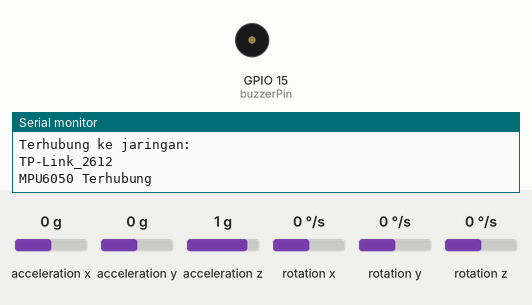
This sketch was run on a simulated ESP32. Shown: buzzer (waves = sounding), the last lines printed to the serial monitor. The inputs (shaded band) are chosen by the test bench; at power-on: acceleration x 0 g, acceleration y 0 g, acceleration z 1 g, rotation x 0 °/s, rotation y 0 °/s, rotation z 0 °/s. WiFi joins after 1.5 s; servers stay silent unless stated.

Above: at 6.2 s.
6.3 s: acceleration x set to -0.3 g
At 7.6 s:
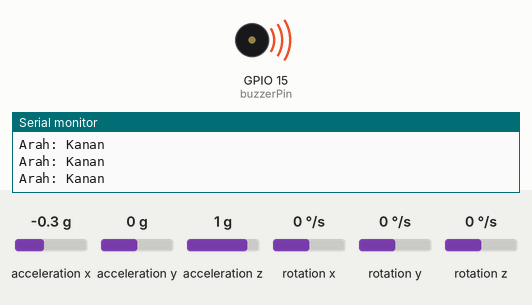
7.9 s: acceleration y set to -1.4 g
At 8.7 s:
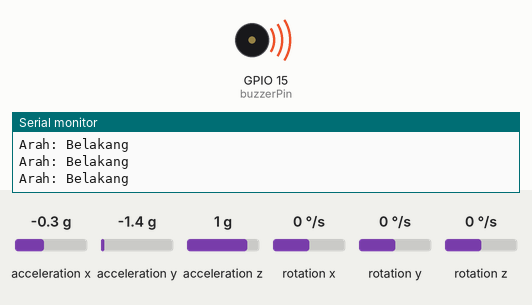
9.9 s: acceleration x set to 0.8 g
At 10.9 s:
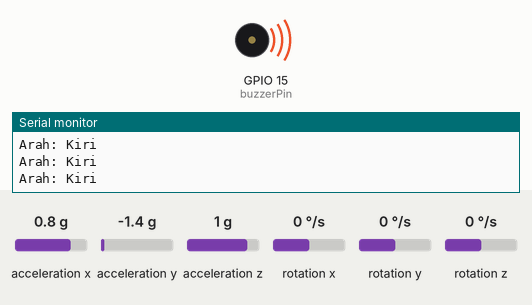
Timing chart, 0 to 12.9 s (numbered marks = the images above; inputs shaded):
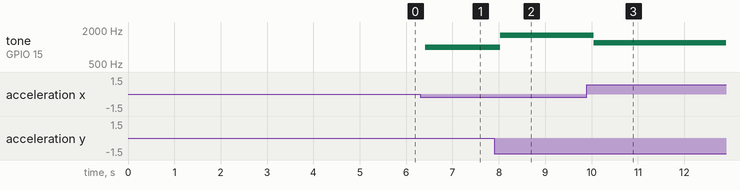

Measured:
- the behaviour switches between -0.1 and -0.2 g on acceleration x (found by bisection; images 0 and 1)
- after the input at 6.3 s, tone on GPIO 15 (buzzerPin): silent → 1000 Hz after 0.12 s
- after the input at 7.9 s, tone on GPIO 15 (buzzerPin): 1000 Hz → 1600 Hz after 0.13 s
- after the input at 9.9 s, tone on GPIO 15 (buzzerPin): 1600 Hz → 1200 Hz after 0.15 s

The sketch:

tugas2tockn.ino
```cpp
#include <Wire.h>
#include <MPU6050_tockn.h>
#include <WiFi.h>

MPU6050 mpu(Wire);
const int buzzerPin = 15;
const int threshold = 10;


const char* ssid = "TP-Link_2612";
const char* password = "63830903";

void setup() {
  Serial.begin(115200);
  Wire.begin();


  Serial.println("Menghubungkan ke WiFi...");
  WiFi.begin(ssid, password);


  while (WiFi.status() != WL_CONNECTED) {
    delay(1000);
    Serial.print(".");
  }
  Serial.println("\nTerhubung ke jaringan: ");
  Serial.println(ssid);

  // Inisialisasi MPU6050
  mpu.begin();
  mpu.calcGyroOffsets(true);
  Serial.println("MPU6050 Terhubung");
}

void loop() {

  mpu.update();


  float pitch = mpu.getAngleX();
  float roll = mpu.getAngleY();


  if (abs(roll) > threshold) {
    if (roll > 0) {
      tone(buzzerPin, 1000);
      Serial.println("Arah: Kanan");
    } else {
      tone(buzzerPin, 1200);
      Serial.println("Arah: Kiri");
    }
  } else if (abs(pitch) > threshold) {
    if (pitch > 0) {
      tone(buzzerPin, 1400);
      Serial.println("Arah: Depan");
    } else {
      tone(buzzerPin, 1600);
      Serial.println("Arah: Belakang");
    }
  } else {
    noTone(buzzerPin);
  }

  delay(200);
}
```
